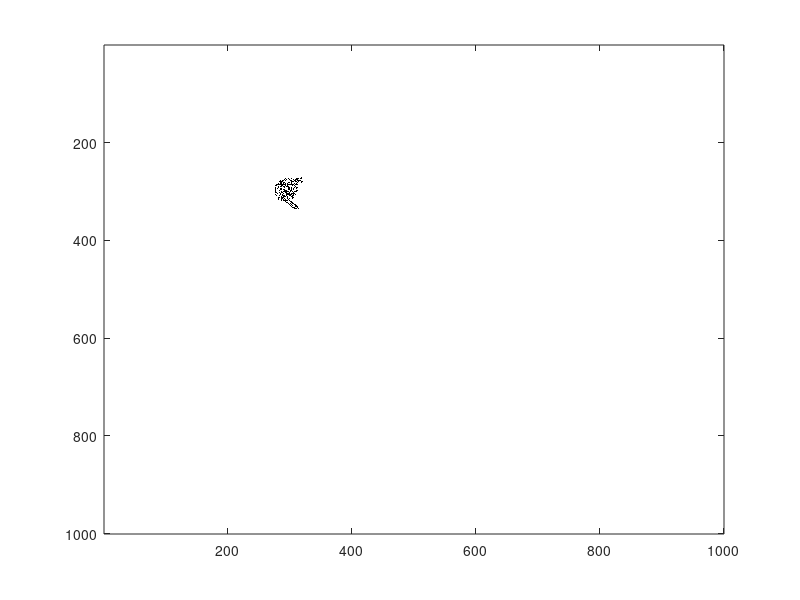

Reproduce this figure in MATLAB.
clear all; close all; clc;

T = 11000;
N = 1000;
world = zeros(N, N);

% Initial coordinates of painter
x_old = 300;
x_new = 300;
y_old = 300;
y_new = 299;
world(y_new, x_new) = 1;

% Step in time and paint
figure()
colormap('gray')
for t = 1:T
    % Update coordinates
    x = x_new;
    y = y_new;
    
    % If white
    if (world(y, x) == 0)
       world(y, x) = 1;
       
       % Turn right
       x_new = x + (y_old - y); % x = 10 + (10 - 10) = 10
       y_new = y + (x - x_old); % y = 10 + (10 - 9) = 11
    else
        world(y, x) = 0;

        % Turn left
        x_new = x + (y - y_old);
        y_new = y + (x_old - x);
    end
    
    % Update old coordinates
    x_old = x;
    y_old = y;
    
    % Paint :)
    %imagesc(imcomplement(world))
    %pause(0.002);
end

% Final world
imagesc(imcomplement(world));
